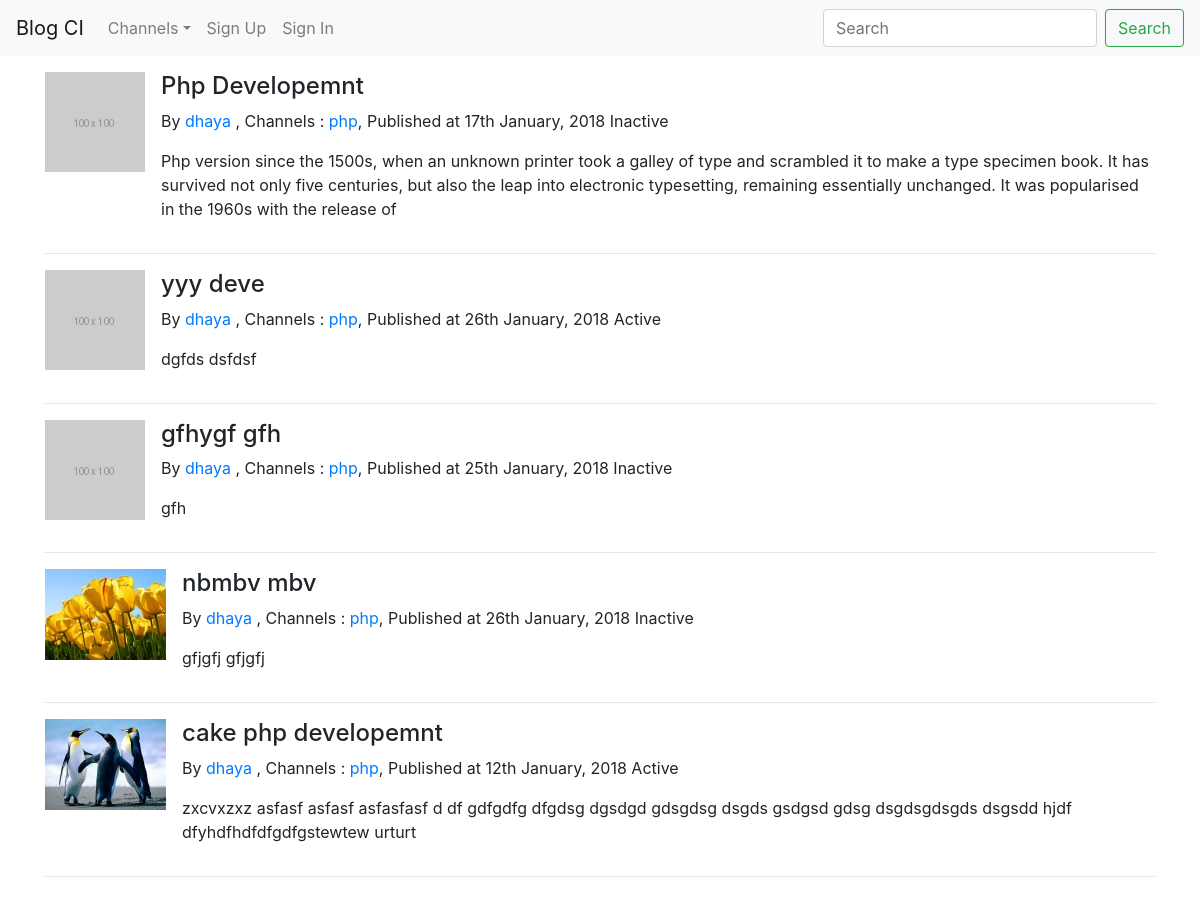
The page /posts/show/channel/1 on the database its author committed.
### tables this page shows
CREATE TABLE `posts` (
  `id` int(11) NOT NULL,
  `title` text NOT NULL,
  `description` text NOT NULL,
  `channelid` int(11) NOT NULL,
  `userid` int(11) NOT NULL,
  `slug` text NOT NULL,
  `publishdate` datetime NOT NULL,
  `tags` text NOT NULL,
  `image` text NOT NULL,
  `status` tinyint(4) NOT NULL COMMENT '1 as active, 0 as inactive',
  `created_at` timestamp NOT NULL DEFAULT CURRENT_TIMESTAMP ON UPDATE CURRENT_TIMESTAMP
);

CREATE TABLE `users` (
  `id` int(11) NOT NULL,
  `name` varchar(60) NOT NULL,
  `email` text NOT NULL,
  `phone` text NOT NULL,
  `password` text NOT NULL,
  `usertype` smallint(6) NOT NULL COMMENT '1 as admin, 2 as user',
  `created_at` timestamp NOT NULL DEFAULT CURRENT_TIMESTAMP ON UPDATE CURRENT_TIMESTAMP
);

CREATE TABLE `channel` (
  `id` int(11) NOT NULL,
  `name` varchar(60) NOT NULL,
  `description` text NOT NULL,
  `status` tinyint(4) NOT NULL COMMENT '1 as active, 0 as inactive',
  `created_at` timestamp NOT NULL DEFAULT CURRENT_TIMESTAMP ON UPDATE CURRENT_TIMESTAMP
);

### application/views/posts/page.php (called while the page is built, shortened)
<?php
$this->load->view('master/header');
$this->load->view($page);
?>

### application/controllers/Posts.php (called while the page is built, shortened)
<?php
class Posts extends CI_Controller
{
    public function show($field,$value)
    {
        if($field == 'channel'){
            if($this->session->userdata('userid') != ""){
                $data["posts"] = $this->post->get_two_items('posts','channelid',$value,'userid',$this->session->userdata('userid'));
            }
            else{
                $data["posts"] = $this->post->get_one_items('posts','channelid',$value);
            }
        }
        foreach($data["posts"] as $val){
            $data["channel"][] = $this->post->get_one_item('channel','id',$val->channelid);
            $data["users"][] = $this->post->get_one_item('users','id',$val->userid);
        }
        $data['channels'] = $this->post->get_all_item('channel');
        $data['page'] = 'posts/index';
        if($this->session->userdata('userid') != ""){
            $this->load->view('user/page', $data);
        }
        else{
            $this->load->view('posts/page', $data);
        }
    }
}

### index.php (called while the page is built, shortened)
<?php
require_once BASEPATH.'core/CodeIgniter.php';

### application/models/Common.php (called while the page is built, shortened)
<?php
class Common extends CI_Model
{
    public function get_one_item($table,$field,$value)
    {
        return $this->db->get_where($table, array($field=>$value))->row();
    }
    public function get_one_items($table,$field,$value)
    {
        $this->db->where($field,$value);
        $query = $this->db->get($table);
        $res=$query->result();
        return $res;
    }
}

### application/views/posts/index.php (the view, shortened to what this page needs)
<div class="row">
      <div class="col postlist">
            <?php
            foreach ($posts as $key=>$post) {
            $dateObj =  date("jS F, Y", strtotime($post->publishdate));
            ?>
                <div class="media">
                    <div>
                        <img class="mr-3" src="<?php echo base_url();?>assets/blogpost/thumb/<?php echo $post->image ;?>" alt="Generic placeholder image">
                    </div>
                      <div class="media-body">
                            <h4 class="mt-0"><?php echo $post->title ;?></h4>
                            <p> By <a href="<?php echo base_url();?>posts/show/auther/<?php echo $users[$key]->id ;?>"><?php echo $users[$key]->name ;?> </a>,
                                Channels : <a href="<?php echo base_url();?>posts/show/channel/<?php echo $channel[$key]->id ;?>"><?php echo $channel[$key]->name ;?></a>,
                                Published at <?php echo $dateObj ;?>
                                <?php  echo ($post->status == 1) ? 'Active' : 'Inactive'; ?>
                            </p>
                            <p><?php echo $post->description ;?></p>
                      </div>
                </div>
                <hr>
            <?php } ?>
      </div>
</div>

### application/views/master/header.php (style rules this page uses)
body { min-height: 75rem; padding-top: 4.5rem; }

### rows shown on the page
posts: image (placeholder picture), title "Php Developemnt", userid.name "dhaya", channelid.name "php", publishdate "17th January, 2018", status "Inactive", description "Php version since the 1500s, when an unknown printer took a galley of type and scrambled it to make a type specimen book. It has survived not only five centuries, but also the leap into electronic typesetting, remaining essentially unchanged. It was popularised in the 1960s with the release of"
posts: image (placeholder picture), title "yyy deve", userid.name "dhaya", channelid.name "php", publishdate "26th January, 2018", status "Active", description "dgfds dsfdsf"
posts: image (placeholder picture), title "gfhygf gfh", userid.name "dhaya", channelid.name "php", publishdate "25th January, 2018", status "Inactive", description "gfh"
posts: image (picture), title "nbmbv mbv", userid.name "dhaya", channelid.name "php", publishdate "26th January, 2018", status "Inactive", description "gfjgfj gfjgfj"
posts: image (picture), title "cake php developemnt", userid.name "dhaya", channelid.name "php", publishdate "12th January, 2018", status "Active", description "zxcvxzxz asfasf asfasf asfasfasf d df gdfgdfg dfgdsg dgsdgd gdsgdsg dsgds gsdgsd gdsg dsgdsgdsgds dsgsdd hjdf dfyhdfhdfdfgdfgstewtew urturt"
